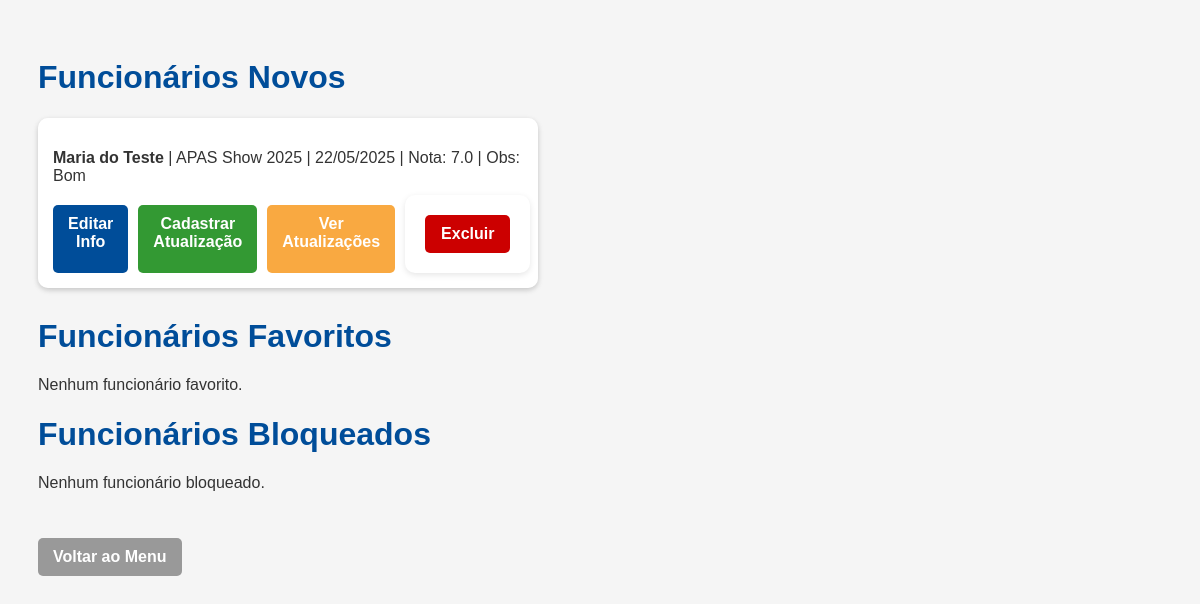
Screenshot of /listar with the database file from the repository.
### app.py (models this page shows)
class Funcionario(db.Model):
    id = db.Column(db.Integer, primary_key=True)
    nome = db.Column(db.String(100), nullable=False)
    observacao = db.Column(db.String(200))
    nota = db.Column(db.Float, nullable=False)
    evento = db.Column(db.String(100), nullable=False)
    data = db.Column(db.Date, nullable=False)
    lista = db.Column(db.String(20), nullable=False)

### app.py (the view)
@app.route('/listar')
def listar():
    novos = Funcionario.query.filter_by(lista='novos').all()
    favoritos = Funcionario.query.filter_by(lista='favoritos').all()
    excluidos = Funcionario.query.filter_by(lista='excluidos').all()
    return render_template('listar.html', favoritos=favoritos, excluidos=excluidos, novos=novos)

### templates/listar.html (shortened to what this page needs)
<!DOCTYPE html>
<html lang="pt-br">
<head>
    <link rel="stylesheet" href="{{ url_for('static', filename='style.css') }}">
</head>
<body>
    <h1>Funcionários Novos</h1>
    {% if novos %}
        <ul style="list-style-type: none; padding: 0;">
            {% for f in novos %}
                <li style="margin-bottom: 20px;">
                    <div style="padding: 15px; background-color: white; border-radius: 10px; box-shadow: 0 2px 5px rgba(0,0,0,0.1);">
                        <p style="margin-bottom: 10px;">
                            <strong>{{ f.nome }}</strong> | {{ f.evento }} | {{ f.data.strftime('%d/%m/%Y') }} |
                            Nota: {{ f.nota }} | Obs: {{ f.observacao }}
                        </p>
                        <div style="display: flex; gap: 10px;">
                            <a href="/editar/{{ f.id }}" class="button-link" style="background-color: #004d99;">Editar Info</a>
                            <a href="/atualizar/{{ f.id }}" class="button-link" style="background-color: #339933;">Cadastrar Atualização</a>
                            <a href="/ver_atualizacoes/{{ f.id }}" class="button-link" style="background-color: #f9a941;">Ver Atualizações</a>
                            <form method="post" action="/excluir/{{ f.id }}" style="margin: 0;">
                                <button type="submit" class="button-link" style="background-color: #cc0000;">Excluir</button>
                            </form>
                        </div>
                    </div>
                </li>
            {% endfor %}
        </ul>
    {% else %}
        <p>Nenhum funcionário novo.</p>
    {% endif %}
    <h1>Funcionários Favoritos</h1>
    {% if favoritos %}
        <ul style="list-style-type: none; padding: 0;">
            {% for f in favoritos %}
                <li style="margin-bottom: 20px;">
                    <div style="padding: 15px; background-color: white; border-radius: 10px; box-shadow: 0 2px 5px rgba(0,0,0,0.1);">
                        <p style="margin-bottom: 10px;">
                            <strong>{{ f.nome }}</strong> | {{ f.evento }} | {{ f.data.strftime('%d/%m/%Y') }} |
                            Nota: {{ f.nota }} | Obs: {{ f.observacao }}
                        </p>
                        <div style="display: flex; gap: 10px;">
                            <a href="/editar/{{ f.id }}" class="button-link" style="background-color: #004d99;">Editar Info</a>
                            <a href="/atualizar/{{ f.id }}" class="button-link" style="background-color: #339933;">Cadastrar Atualização</a>
                            <a href="/ver_atualizacoes/{{ f.id }}" class="button-link" style="background-color: #f9a941;">Ver Atualizações</a>
                            <form method="post" action="/excluir/{{ f.id }}" style="margin: 0;">
                                <button type="submit" class="button-link" style="background-color: #cc0000;">Excluir</button>
                            </form>
                        </div>
                    </div>
                </li>
            {% endfor %}
        </ul>
    {% else %}
        <p>Nenhum funcionário favorito.</p>
    {% endif %}
    <h1>Funcionários Bloqueados</h1>
    {% if excluidos %}
        <ul style="list-style-type: none; padding: 0;">
            {% for f in excluidos %}
                <li style="margin-bottom: 20px;">
                    <div style="padding: 15px; background-color: white; border-radius: 10px; box-shadow: 0 2px 5px rgba(0,0,0,0.1);">
                        <p style="margin-bottom: 10px;">
                            <strong>{{ f.nome }}</strong> | {{ f.evento }} | {{ f.data.strftime('%d/%m/%Y') }} |
                            Nota: {{ f.nota }} | Obs: {{ f.observacao }}
                        </p>
                        <div style="display: flex; gap: 10px;">
                            <a href="/editar/{{ f.id }}" class="button-link" style="background-color: #004d99;">Editar Info</a>
                            <a href="/atualizar/{{ f.id }}" class="button-link" style="background-color: #339933;">Cadastrar Atualização</a>
                            <a href="/ver_atualizacoes/{{ f.id }}" class="button-link" style="background-color: #f9a941;">Ver Atualizações</a>
                            <form method="post" action="/excluir/{{ f.id }}" style="margin: 0;">
                                <button type="submit" class="button-link" style="background-color: #cc0000;">Excluir</button>
                            </form>
                        </div>
                    </div>
                </li>
            {% endfor %}
        </ul>
    {% else %}
        <p>Nenhum funcionário bloqueado.</p>
    {% endif %}
    <a class="button-link" href="/" style="margin-top: 30px; display: inline-block;">Voltar ao Menu</a>
</body>
</html>

### static/style.css (style rules this page uses)
body { font-family: Arial, sans-serif; background-color: #f5f5f5; padding: 30px; color: #333; }
h1 { color: #004d99; }
form, ul { background-color: #fff; padding: 20px; border-radius: 10px; box-shadow: 0 2px 6px rgba(0,0,0,0.1); max-width: 500px; margin-bottom: 30px; }
input, select, button { width: 100%; padding: 10px; margin-top: 5px; margin-bottom: 15px; border: 1px solid #ccc; border-radius: 5px; }
button { background-color: #004d99; color: white; border: none; cursor: pointer; }
a.button-link { display: inline-block; margin-top: 10px; background-color: #999; color: white; text-decoration: none; padding: 10px 15px; border-radius: 5px; }
.button-link { display: inline-block; padding: 10px 16px; background-color: #004d99; color: white; text-decoration: none; border: none; border-radius: 5px; font-weight: bold; cursor: pointer; transition: background-color 0.2s ease; text-align: center; }
form button.button-link { all: unset; display: inline-block; padding: 10px 16px; background-color: #cc0000; color: white; text-decoration: none; border-radius: 5px; font-weight: bold; cursor: pointer; text-align: center; transition: background-color 0.2s ease; }

### rows the page displays
Funcionario: nome "Maria do Teste", evento "APAS Show 2025", data "22/05/2025", nota "7.0", observacao "Bom"
